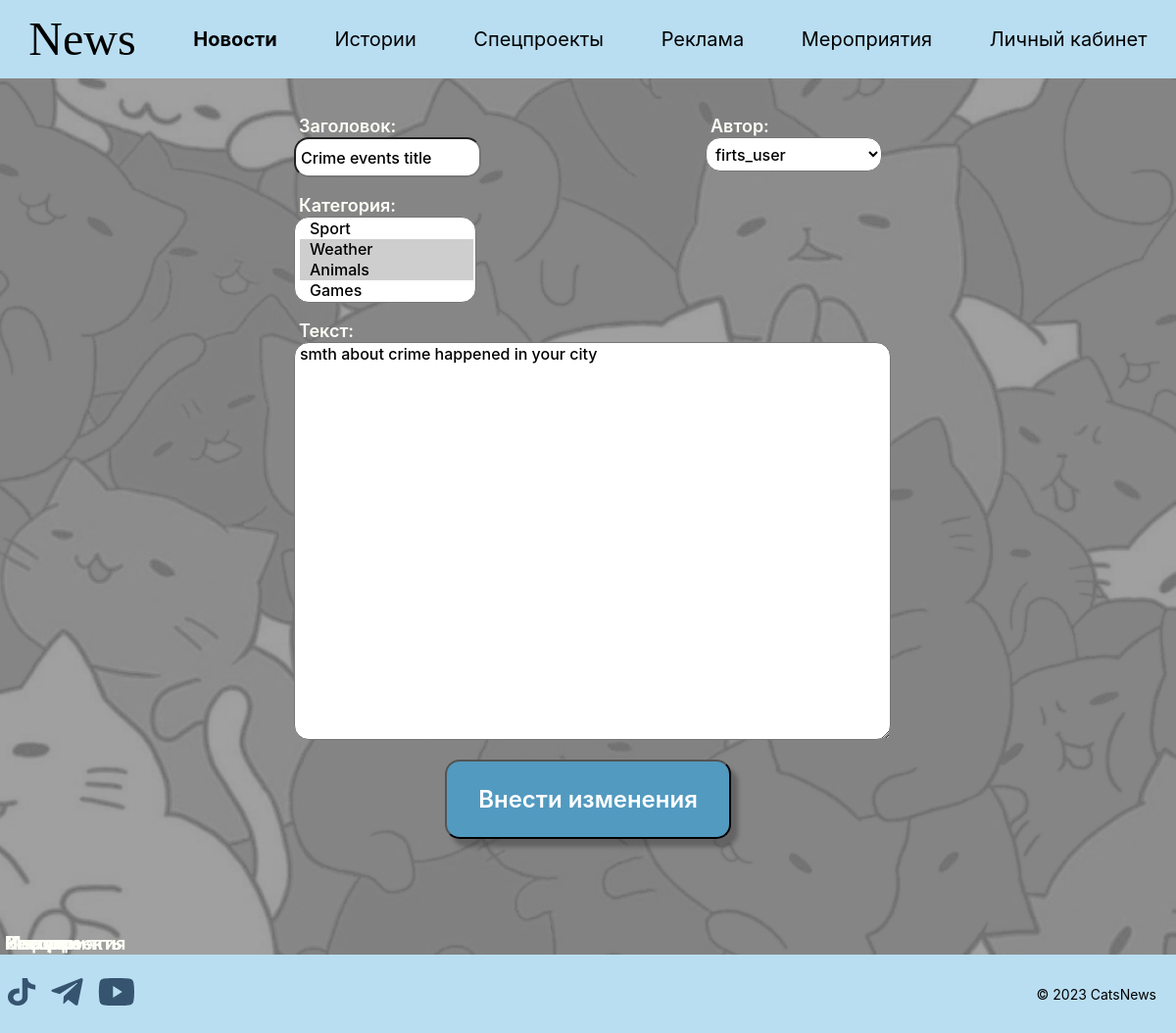
/3/edit/ (signed in), run on the app's committed database.
### news/models.py (models this page shows, shortened)
class Post(models.Model):
    artickle = 'ar'
    news = 'nw'
    TYPES = [
        (artickle, 'статья'),
        (news, 'новость')
    ]
    author = models.ForeignKey(Author, on_delete=models.CASCADE, default=artickle)
    type = models.CharField(max_length=2, choices=TYPES, default=artickle)
    pub_date = models.DateTimeField(auto_now_add=True)
    category = models.ManyToManyField(Category, through='PostCategory')
    title = models.CharField(max_length=250)
    content = models.TextField()
    rating = models.IntegerField(default=0)

class Category(models.Model):
    category = models.CharField(max_length=128, unique=True)
    subscribers = models.ManyToManyField(User, blank=True)
    def __str__(self):
        return f'{self.category}'

### news/views.py (the view)
# urls.py: path('<int:pk>/edit/', UpdatePostView.as_view(), name='post_update'),
class UpdatePostView(LoginRequiredMixin, PermissionRequiredMixin, UpdateView):
    template_name = 'edit.html'
    form_class = PostForm
    permission_required = ('news.change_post',)
    def get_object(self, **kwargs):
        id = self.kwargs.get('pk')
        return Post.objects.get(pk=id)

### news/forms.py
class PostForm(ModelForm):
    class Meta:
        model = Post
        fields = ['title', 'content', 'author', 'category']

### news/models.py (called while the page is built)
    def __str__(self):
        return f'{self.user}'

### templates/edit.html (shortened to what this page needs)
{% extends 'default.html' %}
{% load static %}
{% block style %}<link type="text/css" href="{% static 'css/add_update.css' %}" rel="stylesheet" />{% endblock style %}
{% block content %}
    <form method="POST" class="form">
        <div class="form_top">
            <div class="title">
                <div class="label">
                    Заголовок:
                </div>
                {{ form.title }}
            </div>
            <div class="author">
                <div class="label">
                    Автор:
                </div>
                {{ form.author }}
            </div>
        </div>
        <div class="form_category">
            <div class="label">
                Категория:
            </div>
            {{ form.category }}
        </div>
        <div class="content">
            <div class="label">
                Текст:
            </div>
            {{ form.content }}
        </div>
        <input type="submit" value="Внести изменения" id="form_button">
    </form>
{% endblock content %}

### static/css/styles.css (style rules this page uses)
body { margin: 0; padding: 0; }
.label { display: flex; align-items: center; font-family: 'Inter'; font-style: normal; font-weight: 400; font-size: 14px; line-height: 17px; margin: 5px 0; }

### static/css/add_update.css (style rules this page uses)
.form { margin: 0 auto; width: 50%; }
.form_top { display: flex; justify-content: space-between; width: 100%; margin-top: 30px; }
#id_title { display: flex; justify-content: start; padding-left: 5px; margin-bottom: 10px; align-items: center; width: 100%; height: 35px; background: #FFFFFF; border-radius: 15px; font-family: 'Inter'; font-weight: 500; font-size: 16px; line-height: 19px; color: #000000 }
.title { position: relative; width: 30%; }
.label { position: absolute; top:-25px; left: 5px; color: #fefff7; font-size: 18px; font-weight: 600; }
#id_author { display: flex; justify-content: start; padding-left: 5px; margin-bottom: 10px; align-items: center; width: 100%; height: 35px; background: #FFFFFF; border-radius: 15px; font-family: 'Inter'; font-weight: 500; font-size: 16px; line-height: 19px; color: #000000 }
.author { position: relative; width: 30%; }
#id_category { display: flex; justify-content: center; padding-left: 5px; margin-bottom: 10px; align-items: center; width: 100%; background: #FFFFFF; border-radius: 15px; overflow: auto; padding: 1px 2px 1px 5px; }
#id_category>option { display: flex; padding-left: 10px; font-family: 'Inter'; font-weight: 500; font-size: 16px; line-height: 19px; color: #000000 }
.form_category { position: relative; display: flex; flex-direction: column; align-items: center; width: 31%; margin-top: 30px; }
#id_content { display: flex; padding-left: 5px; width: 100%; height: 400px; background: #FFFFFF; border-radius: 15px; font-family: 'Inter'; font-weight: 500; font-size: 16px; line-height: 19px; color: #000000 }
.content { position: relative; margin-top: 30px; }
#form_button { display: flex; padding: 24px 32px; gap: 10px; background: #529AC0; box-shadow: 7px 8px 4px rgba(0, 0, 0, 0.25); border-radius: 15px; font-family: 'Inter'; font-weight: 600; font-size: 24px; line-height: 29px; color: #FFFFFF; margin: 20px auto; }

### data on the page
Post: title "Crime events title", author "firts_user", content "smth about crime happened in your city"
Category: category "Sport / Weather ☑ / Animals ☑ / Games"
